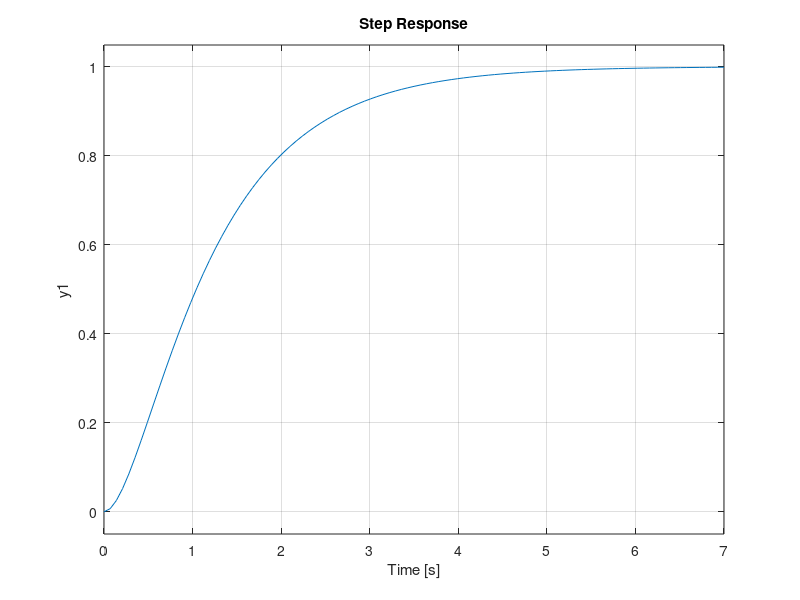

Here is the MATLAB script that generated this plot:
clear all;
clc;

%parameters
g = 9.81
L = 1
M = .25

A = [0, 1; g/L 0];
B = [0; 1/(M*L)];
C = [1, 0];
D = [0];

sys = ss(A, B, C, D)


P = [-1, -3.1321]
K = place(A,B,P)
E = eig(A)
Acl = A - B*K;
Ecl = eig(Acl)

syscl =ss(Acl, B, C, D)


Kdc = dcgain(syscl)
Kr = 1/Kdc

syscl_scaled = ss(Acl, B*Kr, C, D);
step(syscl_scaled)


